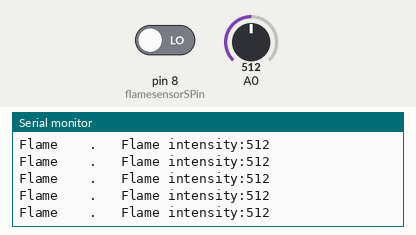
Simulated run of this sketch. Board: Arduino Uno, built with avr-gcc and run on an emulated ATmega328P. Shown: the last lines printed to the serial monitor. Inputs (shaded band) come from the test bench; at power-on: A0 = 512, pin 8 (flamesensorSPin) LOW.

Above: at 1.2 s.
1.3 s: A0 set to 111
At 1.33 s:
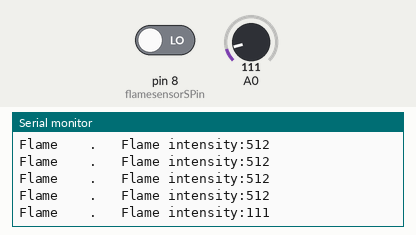
4.3 s: A0 set to 92
At 4.31 s:
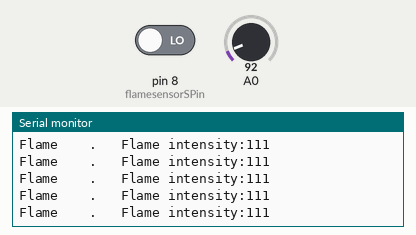
9.2 s: A0 set to 991
At 9.2 s:
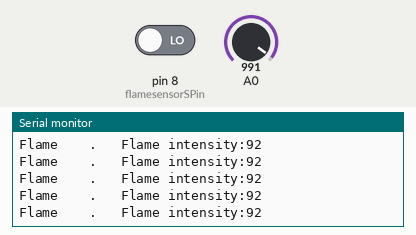
10.7 s: A0 set to 1012
At 10.72 s:
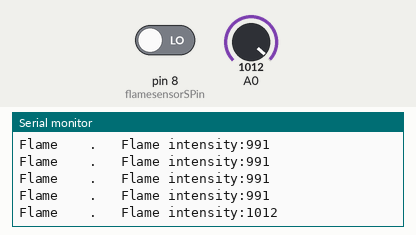
Timing chart, 0 to 13.7 s (numbered marks = the images above; inputs shaded):
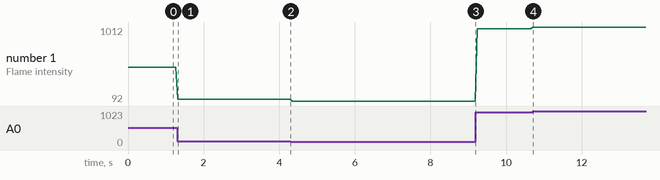

Measured:
- after the input at 1.3 s, the serial monitor: prints a new line at once (image 1)
- after the input at 10.7 s, the serial monitor: prints a new line at once (image 4)
- plotted number 1: 512 → 111 after the input at 1.3 s, 111 → 92 after the input at 4.3 s, 92 → 991 after the input at 9.2 s, 991 → 1012 after the input at 10.7 s

The sketch:

_22_FlameSensorModule.ino
```cpp
/***********************************************************
File name:   _22_FlameSensorModule.ino
Description: The information of flame sensor module has been
             detected by UNO R3,and displayed in the serial monitor
Website: www.adeept.com
E-mail: support@adeept.com
Author: Tom
Date: 2016/06/15
***********************************************************/
int flamesensorSPin = 8;//connect S pin to digital 8 pin
int flamesensorAPin = 0;//connect A pin to analog 0 pin

void setup()
{
  pinMode(flamesensorSPin,INPUT);//initialize the flame sensor S pin as input
  pinMode(flamesensorAPin,INPUT);//initialize the flame sensor A pin as input
  Serial.begin(9600);   // opens serial port, sets data rate to 9600 bps
}
void loop()
{
  if(digitalRead(flamesensorSPin)==1){
    Serial.print("No flame .   Flame intensity:"); //send data to the serial monitor
  }else{
    Serial.print("Flame    .   Flame intensity:");   //send data to the serial monitor
  }
  Serial.println(analogRead(0));         //send analog data(A pin) to the serial monitor
  delay(50);
}
```
